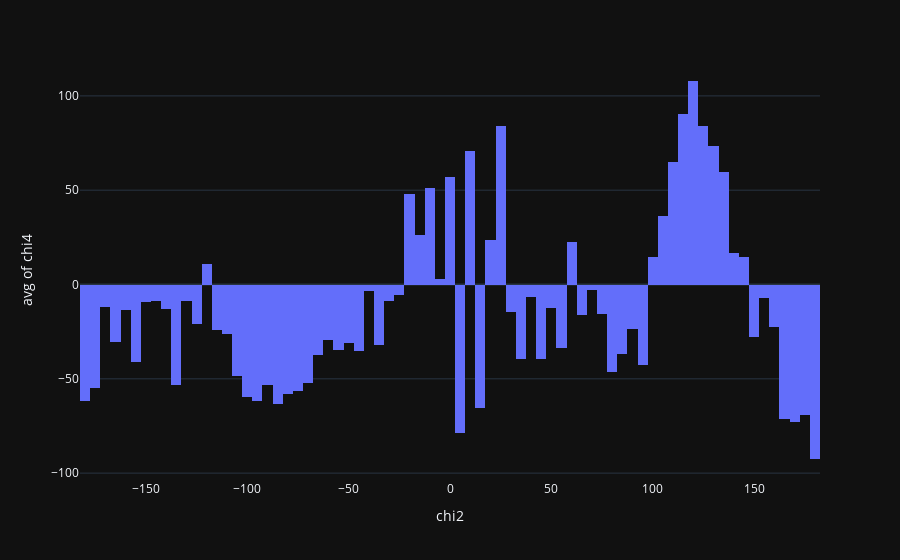

This figure's notebook cell:
### Code cell
labels = {'value': 'Angle', 'variable': 'Torsion'}

px.histogram(SS_df, x='chi2', y='chi4', labels=labels, nbins=90, histfunc='avg',
            template='plotly_dark')

### Figure 1 — Plotly figure (JSON) as saved in the notebook; plotly's stock layout.template omitted (floating-point values rounded to 4 significant figures; data arrays with more than 128 entries replaced by an {"elided": "..."} marker saying what was removed)
{"data": [{"alignmentgroup": "True", "bingroup": "x", "histfunc": "avg", "hovertemplate": "chi2=%{x}<br>avg of chi4=%{y}<extra></extra>", "legendgroup": "", "marker": {"color": "#636efa", "pattern": {"shape": ""}}, "name": "", "nbinsx": 90, "offsetgroup": "", "orientation": "v", "showlegend": false, "type": "histogram", "x": {"elided": "8208 float values"}, "xaxis": "x", "y": {"elided": "8208 float values"}, "yaxis": "y"}], "layout": {"barmode": "relative", "legend": {"tracegroupgap": 0}, "margin": {"t": 60}, "xaxis": {"anchor": "y", "domain": [0, 1], "title": {"text": "chi2"}}, "yaxis": {"anchor": "x", "domain": [0, 1], "title": {"text": "avg of chi4"}}}}
